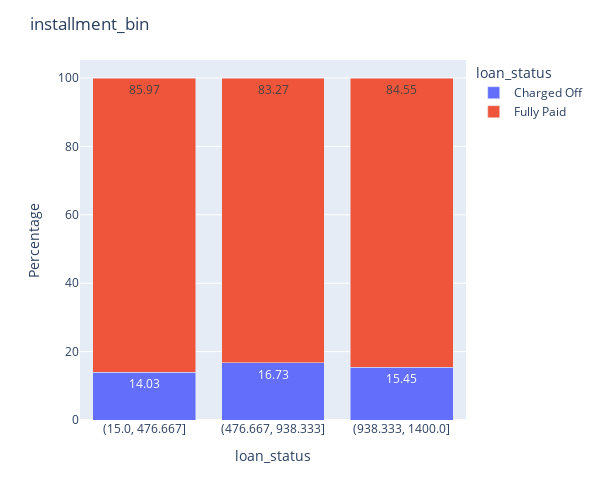

Here is the notebook cell this chart was saved with:
### Markdown cell above
#### Installments

### Code cell
# loan_data_extract['installment'].describe()
box_plot(data= loan_data_extract,y='installment',x='loan_status')
loan_data_extract['installment_bin'] = pd.cut(loan_data_extract['installment'], np.linspace(15, 1400, 4))

count_plot(loan_data_extract,['installment_bin'])

stack_plot(x='installment_bin',y='loan_status',data=loan_data_extract)

### Figure 1 — Plotly figure (JSON) as saved in the notebook; plotly's stock layout.template omitted (floating-point values rounded to 4 significant figures)
{"data": [{"alignmentgroup": "True", "hovertemplate": "loan_status=Charged Off<br>installment_bin=%{x}<br>Percentage=%{text}<extra></extra>", "legendgroup": "Charged Off", "marker": {"color": "#636efa", "pattern": {"shape": ""}}, "name": "Charged Off", "offsetgroup": "Charged Off", "orientation": "v", "showlegend": true, "text": [14.03, 16.73, 15.45], "textposition": "auto", "type": "bar", "x": ["(15.0, 476.667]", "(476.667, 938.333]", "(938.333, 1400.0]"], "xaxis": "x", "y": [14.03, 16.73, 15.45], "yaxis": "y"}, {"alignmentgroup": "True", "hovertemplate": "loan_status=Fully Paid<br>installment_bin=%{x}<br>Percentage=%{text}<extra></extra>", "legendgroup": "Fully Paid", "marker": {"color": "#EF553B", "pattern": {"shape": ""}}, "name": "Fully Paid", "offsetgroup": "Fully Paid", "orientation": "v", "showlegend": true, "text": [85.97, 83.27, 84.55], "textposition": "auto", "type": "bar", "x": ["(15.0, 476.667]", "(476.667, 938.333]", "(938.333, 1400.0]"], "xaxis": "x", "y": [85.97, 83.27, 84.55], "yaxis": "y"}], "layout": {"barmode": "stack", "height": 500, "legend": {"title": {"text": "loan_status"}, "tracegroupgap": 0}, "margin": {"t": 60}, "title": {"text": "installment_bin"}, "width": 600, "xaxis": {"anchor": "y", "domain": [0, 1], "title": {"text": "loan_status"}}, "yaxis": {"anchor": "x", "domain": [0, 1], "title": {"text": "Percentage"}}}}
